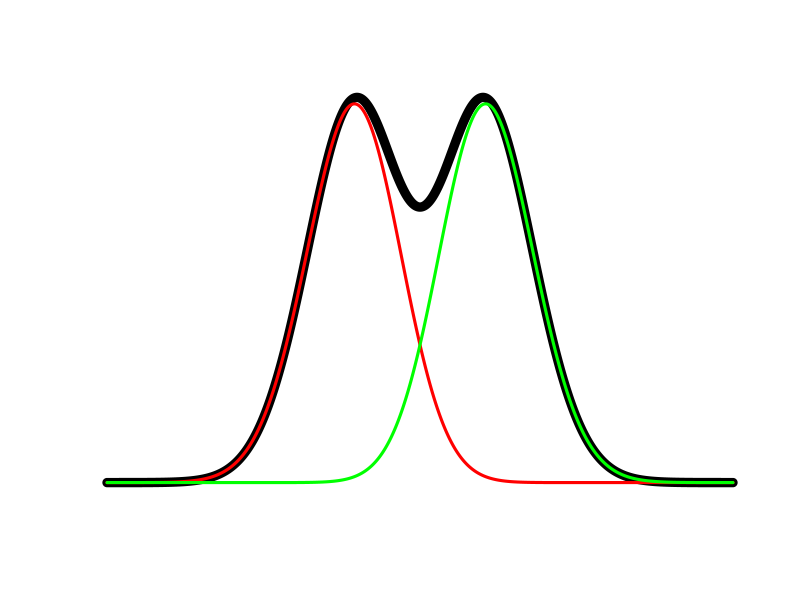

Reproduce this figure in R.
# Normal distributions found in the Tower of Pisa
# www.overfitting.net
# https://www.overfitting.net/2026/01/distribuciones-normales-en-la-torre-de.html

library(Cairo)


plot_two_skew_normals_and_sum <- function(
        xi1 = -0.2, xi2 = 0.2,  # x axis location
        omega1 = 1, omega2 = 1,  # width (~stdev)
        alpha1 = -4, alpha2 = 4,  # skewness (asymmetry)
        n = 5000, labels = FALSE  # resolution and labelling
) {
    # Skewed normal distribution function
    dskewnorm <- function(x, xi, omega, alpha) {
        z <- (x - xi) / omega
        2 / omega * dnorm(z) * pnorm(alpha * z)
    }
    
    # Calculations
    from <- min(xi1 - 5*omega1, xi2 - 5*omega2)
    to   <- max(xi1 + 5*omega1, xi2 + 5*omega2)
    x <- seq(from, to, length.out = n)
    y1 <- dskewnorm(x, xi1, omega1, alpha1)
    y2 <- dskewnorm(x, xi2, omega2, alpha2)
    ysum <- y1 + y2
    
    # Plotting
    plot(x, ysum, type = "l", lwd = 9,  # ysum always >= y1, y2
         axes = labels, ann = labels)
    lines(x, y1, lwd = 3, col='red')
    lines(x, y2, lwd = 3, col='green')
}


# Adjustments to fit the staircase in the Tower of Pisa
CairoPNG("plot_skew_normals.png", width=1920, height=1080)
    plot_two_skew_normals_and_sum(
        xi1 = -3.7, xi2 = 3.7,
        omega1 = 5, omega2 = 5,
        alpha1 = -0.8, alpha2 = 0.8
    )
dev.off()
